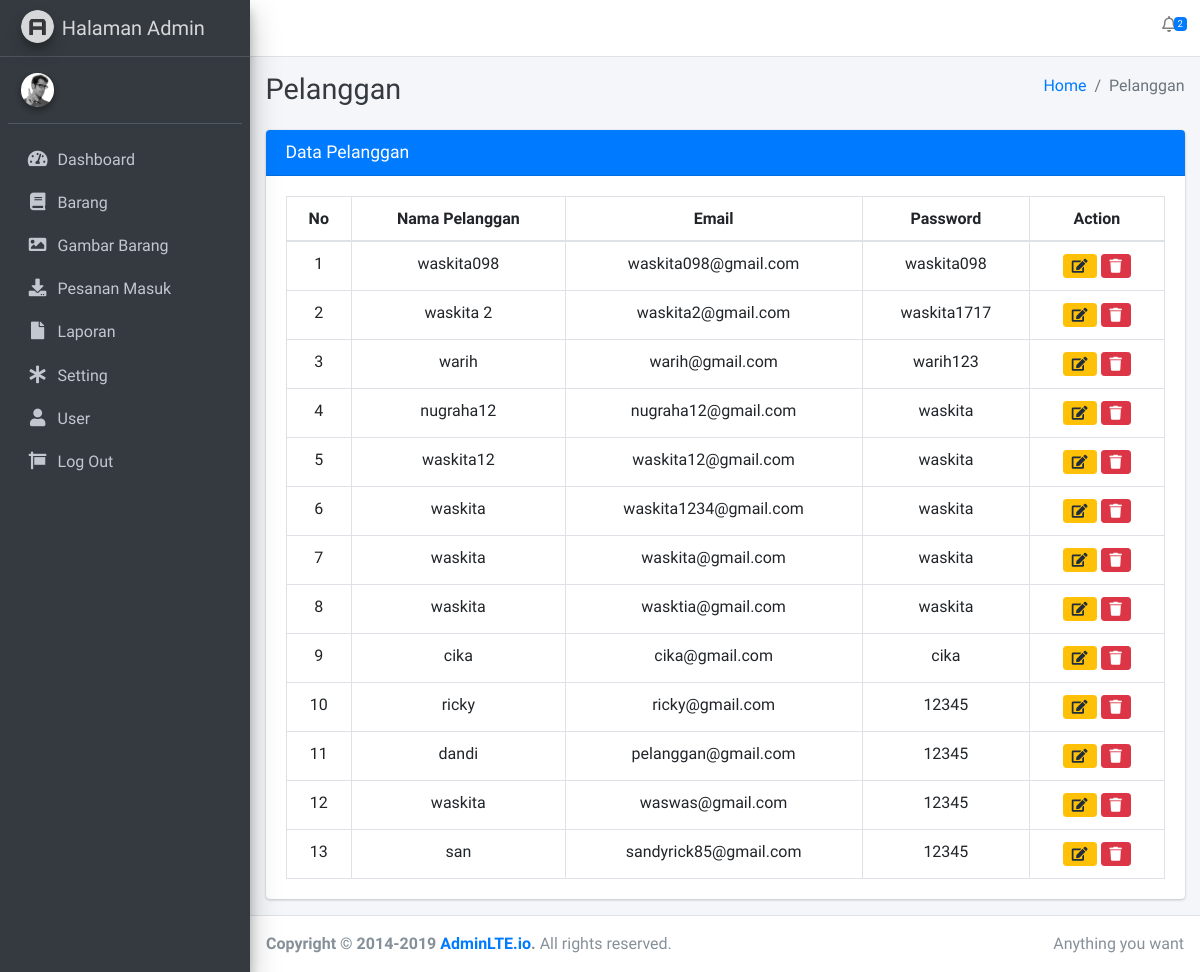
Before: /pelanggan with the older database file.
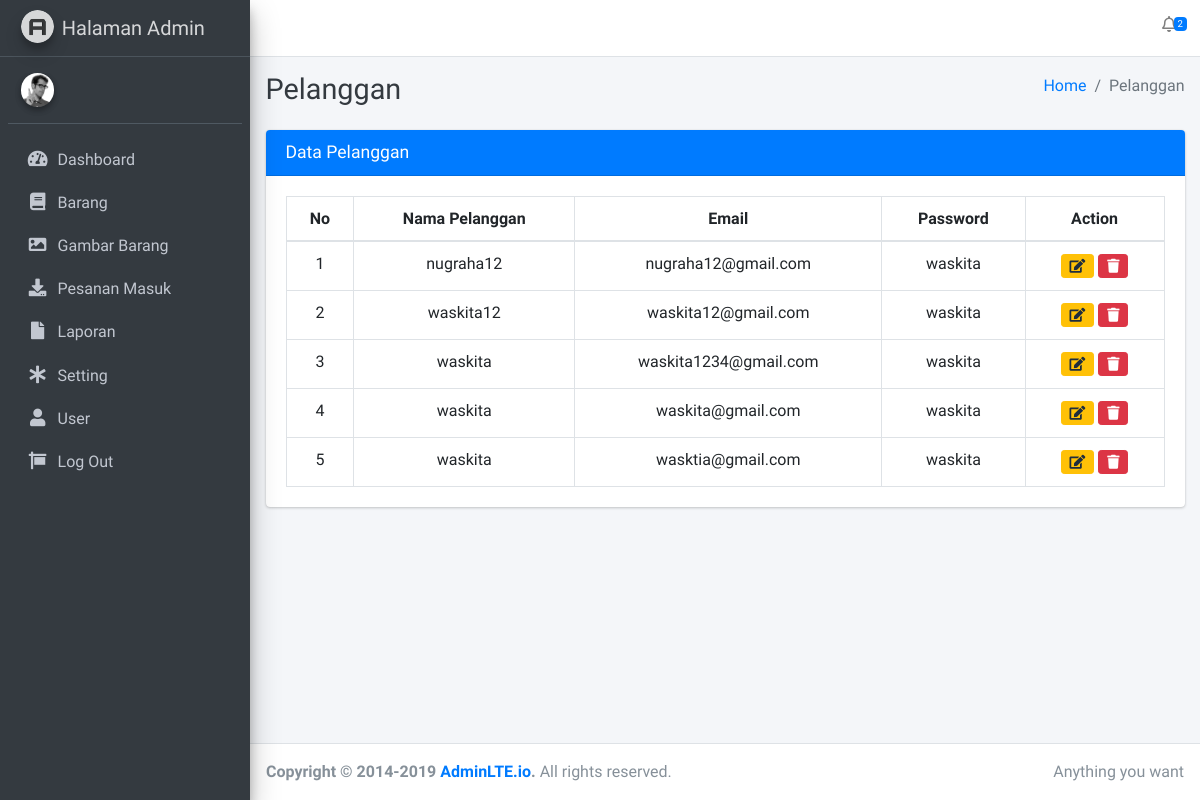
After: the same page with the newer database file.
### tables this page shows
CREATE TABLE `tbl_pelanggan` (
  `id_pelanggan` int(11) NOT NULL,
  `nama_pelanggan` varchar(200) DEFAULT NULL,
  `email` varchar(200) DEFAULT NULL,
  `password` text DEFAULT NULL
);

### application/views/layout/v_wrapper_backend.php (called while the page is built)
<?php
require_once('v_head.php');
require_once('v_header_backend.php');
require_once('v_nav_backend.php');
require_once('v_content.php');
require_once('v_footer_backend.php');
?>

### application/controllers/Pelanggan.php (called while the page is built, shortened)
<?php
class Pelanggan extends CI_Controller
{
    public function __construct()
    {
        $this->load->model('m_pelanggan');
        $this->load->model('m_auth');
        $this->load->model('m_admin');
    }
    public function index($offset = 0)
    {
        $data = array(
            'title' => 'Pelanggan',
            'pesanan_masuk_notif' => $this->m_admin->pesanan_masuk_notif(),
            'pelanggan' => $this->m_pelanggan->get_all_data(),
            'isi'   => 'admin/v_pelanggan',
        );
        $this->load->view('layout/v_wrapper_backend',$data, FALSE);
    }
}

### index.php (called while the page is built, shortened)
<?php
require_once BASEPATH.'core/CodeIgniter.php';

### application/views/layout/v_content.php (called while the page is built)
<?php
if($isi){
    $this->load->view($isi);
}
?>

### application/models/M_admin.php (called while the page is built, shortened)
<?php
class M_admin extends CI_Model
{
    public function pesanan_masuk_notif()
    {
        $this->db->where('status_bayar=0');
        return $this->db->get('tbl_transaksi')->num_rows();
    }
}
?>

### application/models/M_pelanggan.php (called while the page is built, shortened)
<?php
class M_pelanggan extends CI_Model
{
    public function get_all_data()
    {
        $this->db->select('*');
        $this->db->from('tbl_pelanggan');
        $this->db->order_by('id_pelanggan','desc');
        return $this->db->get()->result();
    }
}
?>

### application/views/admin/v_pelanggan.php (the view, shortened to what this page needs)
<div class="col-md-12">
    <div class="card card-primary">
        <div class="card-header">
            <h3 class="card-title">Data Pelanggan</h3>
        </div>
        <div class="card-body">
            <table class="table table-bordered" id="example1">
                <thead>
                    <tr class="text-center">
                        <th class="text-center">No</th>
                        <th class="text-center">Nama Pelanggan</th>
                        <th class="text-center">Email</th>
                        <th class="text-center">Password</th>
                        <th class="text-center">Action</th>
                    </tr>
                </thead>
                <tbody>
                    <?php $no = 1;
                    foreach ($pelanggan as $key => $value) { ?>
                        <tr class="text-center">
                            <td class="text-center"><?= $no++; ?></td>
                            <td class="text-center"><?= $value->nama_pelanggan ?></td>
                            <td class="text-center"><?= $value->email ?></td>
                            <td class="text-center"><?= $value->password ?></td>
                            <td class="text-center">
                                <button class="btn btn-warning btn-sm" data-toggle="modal" data-target="#edit<?= $value->id_pelanggan ?>"><i class="fas fa-edit"></i></button>
                                <button class="btn btn-danger btn-sm" data-toggle="modal" data-target="#delete<?= $value->id_pelanggan ?>"><i class="fas fa-trash"></i></button>
                            </td>
                        </tr>
                    <?php } ?>
                </tbody>
            </table>
        </div>
    </div>
</div>

### application/views/layout/v_head.php (shortened to what this page needs)
<html>
<head>
  <link rel="stylesheet" href="<?= base_url() ?>template/plugins/fontawesome-free/css/all.min.css">
  <link rel="stylesheet" href="https://code.ionicframework.com/ionicons/2.0.1/css/ionicons.min.css">
  <link rel="stylesheet" href="<?= base_url() ?>template/plugins/datatables-bs4/css/dataTables.bootstrap4.min.css">
  <link rel="stylesheet" href="<?= base_url() ?>template/plugins/datatables-responsive/css/responsive.bootstrap4.min.css">
  <link rel="stylesheet" href="<?= base_url() ?>template/plugins/sweetalert2-theme-bootstrap-4/bootstrap-4.min.css">
  <link rel="stylesheet" href="<?= base_url() ?>template/dist/css/adminlte.min.css">
</head>

### application/views/layout/v_header_backend.php (shortened to what this page needs)
<body class="hold-transition sidebar-mini">
    <div class="wrapper">
        <nav class="main-header navbar navbar-expand navbar-white navbar-light">
            <ul class="navbar-nav ml-auto">
                <li class="nav-item dropdown">
                    <a class="nav-link" data-toggle="dropdown" href="#">
                        <i class="far fa-bell"></i>
                        <span class="badge badge-primary navbar-badge"><?= $pesanan_masuk_notif ?></span>
                    </a>
                </li>
            </ul>
        </nav>

### application/views/layout/v_nav_backend.php (shortened to what this page needs)
<aside class="main-sidebar sidebar-dark-primary elevation-4">
    <a href="<?= base_url('admin') ?>" class="brand-link">
        <img src="<?= base_url() ?>template/dist/img/AdminLTELogo.png" alt="AdminLTE Logo" class="brand-image img-circle elevation-3" style="opacity: .8">
        <span class="brand-text font-weight-light">Halaman Admin</span>
    </a>
    <div class="sidebar">
        <div class="user-panel mt-3 pb-3 mb-3 d-flex">
            <div class="image">
                <img src="<?= base_url() ?>template/dist/img/user2-160x160.jpg" class="img-circle elevation-2" alt="User Image">
            </div>
            <div class="info">
            </div>
        </div>
        <nav class="mt-2">
            <ul class="nav nav-pills nav-sidebar flex-column" data-widget="treeview" role="menu" data-accordion="false">
                <li class="nav-item">
                    <a href="<?= base_url('admin') ?>" class="nav-link <?php if ($this->uri->segment(1) == 'admin' and $this->uri->segment(2) == "") {
                                                                           echo "active";
                                                                       } ?>">
                        <i class="nav-icon fas fa-tachometer-alt"></i>
                        <p>
                            Dashboard
                        </p>
                    </a>
                </li>
                <li class="nav-item">
                    <a href="<?= base_url('barang') ?>" class="nav-link <?php if ($this->uri->segment(1) == 'barang') {
                                                                               echo "active";
                                                                           } ?>">
                        <i class="nav-icon fas fa-book"></i>
                        <p>
                            Barang
                        </p>
                    </a>
                </li>
                <li class="nav-item">
                    <a href="<?= base_url('gambarbarang') ?>" class="nav-link <?php if ($this->uri->segment(1) == 'gambarbarang') {
                                                                                   echo "active";
                                                                               } ?>">
                        <i class="nav-icon fas fa-image"></i>
                        <p>
                            Gambar Barang
                        </p>
                    </a>
                </li>
                <li class="nav-item">
                    <a href="<?= base_url('admin/pesanan_masuk') ?>" class="nav-link <?php if ($this->uri->segment(2) == 'pesanan_masuk' and $this->uri->segment(1) == 'admin') {
                                                                                           echo "active";
                                                                                       } ?>">
                        <i class="nav-icon fas fa-download"></i>
                        <p>
                            Pesanan Masuk
                        </p>
                    </a>
                </li>
                <li class="nav-item">
                    <a href="<?= base_url('laporan') ?>" class="nav-link <?php if ($this->uri->segment(1) == 'laporan') {
                                                                               echo "active";
                                                                           } ?>">
                        <i class="nav-icon fa fa-file"></i>
                        <p>
                            Laporan
                        </p>
                    </a>
                </li>
                <li class="nav-item">
                    <a href="<?= base_url('admin/setting') ?>" class="nav-link">
                        <i class="nav-icon fa fa-asterisk"></i>
                        <p>
                            Setting
                        </p>
                    </a>
                </li>
                <li class="nav-item">
                    <a href="<?= base_url('user') ?>" class="nav-link <?php if ($this->uri->segment(1) == 'user') {
                                                                           echo "active";
                                                                       } ?>">
                        <i class="nav-icon fas fa-user"></i>
                        <p>
                            User
                        </p>
                    </a>
                </li>
                <li class="nav-item">
                    <a href="<?= base_url('auth/logout_user') ?>" class="nav-link">
                        <i class="nav-icon fas fa-sign"></i>
                        <p>
                            Log Out
                        </p>
                    </a>
                </li>
            </ul>
        </nav>
    </div>
</aside>
<div class="content-wrapper">
    <div class="content-header">
        <div class="container-fluid">
            <div class="row mb-2">
                <div class="col-sm-6">
                    <h1 class="m-0 text-dark"><?= $title ?></h1>
                </div>
                <div class="col-sm-6">
                    <ol class="breadcrumb float-sm-right">
                        <li class="breadcrumb-item"><a href="#">Home</a></li>
                        <li class="breadcrumb-item active"><?= $title ?></li>
                    </ol>
                </div>
            </div>
        </div>
    </div>
    <div class="content">
        <div class="container-fluid">
            <div class="row">

### application/views/layout/v_footer_backend.php (shortened to what this page needs)
</div>
</div>
</div>
</div>
<footer class="main-footer">
  <div class="float-right d-none d-sm-inline">
    Anything you want
  </div>
  <strong>Copyright &copy; 2014-2019 <a href="https://adminlte.io">AdminLTE.io</a>.</strong> All rights reserved.
</footer>
</div>
</body>
</html>

Changed rows visible on the page:
removed tbl_pelanggan: nama_pelanggan "waskita098", email "waskita098@gmail.com", password "waskita098"
removed tbl_pelanggan: nama_pelanggan "waskita 2", email "waskita2@gmail.com", password "waskita1717"
removed tbl_pelanggan: nama_pelanggan "warih", email "warih@gmail.com", password "warih123"
removed tbl_pelanggan: nama_pelanggan "cika", email "cika@gmail.com", password "cika"
removed tbl_pelanggan: nama_pelanggan "ricky", email "ricky@gmail.com", password "12345"
removed tbl_pelanggan: nama_pelanggan "dandi", email "pelanggan@gmail.com", password "12345"
removed tbl_pelanggan: nama_pelanggan "waskita", email "waswas@gmail.com", password "12345"
removed tbl_pelanggan: nama_pelanggan "san", email "sandyrick85@gmail.com", password "12345"
